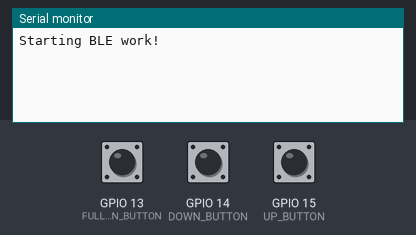
This program was run on a simulated ESP32. Shown: the last lines printed to the serial monitor. The test bench sets the inputs (shaded band); at power-on: GPIO 13 (FULL_SCREEN_BUTTON) LOW, GPIO 14 (DOWN_BUTTON) LOW, GPIO 15 (UP_BUTTON) LOW. USB keyboard and mouse output is not drawn.

Above: at 1.2 s.
1.3 s: GPIO 13 (FULL_SCREEN_BUTTON) pulled HIGH for 0.15 s
At 1.9 s:
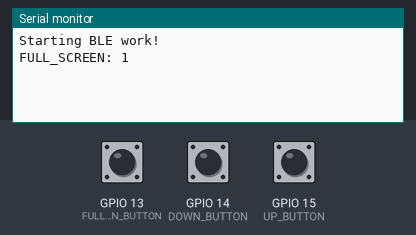
2.9 s: GPIO 13 (FULL_SCREEN_BUTTON) pulled HIGH for 1 s
At 4.5 s:
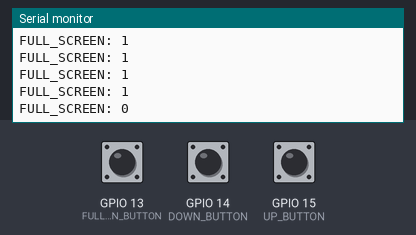

Measured:
- after the input at 1.3 s, the serial monitor: prints a new line after 0.11 s (image 1)
- after the input at 2.9 s, the serial monitor: prints a new line after 1.0 s (image 2)

The program:

main.cpp
```cpp
#include <Arduino.h>
#include <BleMouse.h>
#include <BleKeyboard.h>

#define UP_BUTTON 15
#define DOWN_BUTTON 14
#define FULL_SCREEN_BUTTON 13

BleMouse bleMouse;
BleKeyboard bleKeyboard;

void setup()
{
    Serial.begin(115200);
    pinMode(UP_BUTTON, INPUT);
    pinMode(DOWN_BUTTON, INPUT);
    pinMode(FULL_SCREEN_BUTTON, INPUT);

    Serial.println("Starting BLE work!");
    //bleMouse.begin();
    bleKeyboard.begin();
}

void loop()
{
    if (bleMouse.isConnected())
    {
        if (digitalRead(UP_BUTTON) == HIGH)
        {
            bleMouse.move(0, 0, 1);
            // Serial.print("UP: ");
            // Serial.println(digitalRead(UP_BUTTON));
        }
        if (digitalRead(DOWN_BUTTON)==HIGH)
        {
            bleMouse.move(0, 0, -1);
            // Serial.print("DOWN: ");
            // Serial.println(digitalRead(DOWN_BUTTON));
        }
    }
    if(bleKeyboard.isConnected()){
        if (digitalRead(FULL_SCREEN_BUTTON)==HIGH)
        {
            bleKeyboard.write(KEY_F11);
            delay(100);
            Serial.print("FULL_SCREEN: ");
            Serial.println(digitalRead(FULL_SCREEN_BUTTON));
        }
    }
    delay(50);
}
```
